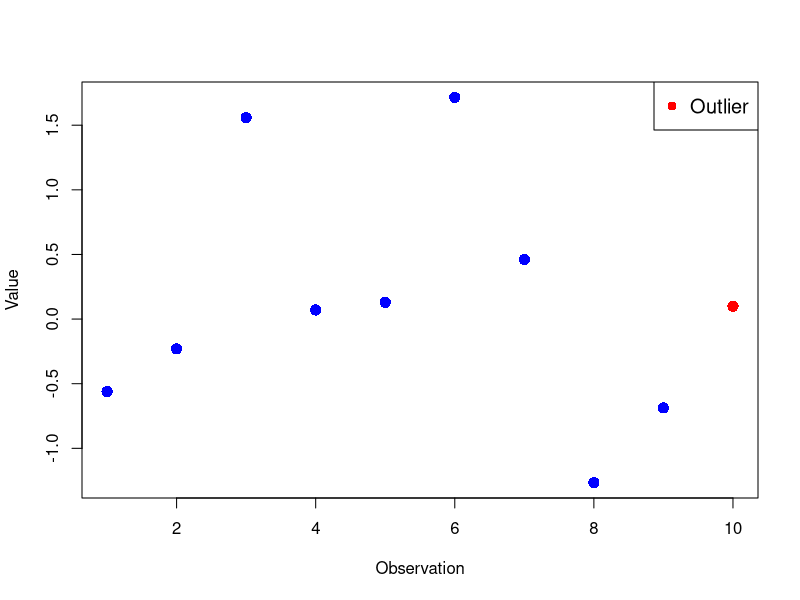

The R source for this figure:
# Removing outliers with adjusted criteria

#Type 1 error: Rejecting the null-hypothesis while it is true.
#Type 2 error: Failing to rejecting a null-hypothesis that is not true.
# QRPs are used to get the p-value below the alpha level aka p-hacking
# an outlier is 3 stddev above or below the mean
# selecting a particular criterion for the most desirable solution

# Simulate data with an outlier
set.seed(123)
data <- c(rnorm(9), 50)

# Identify the outlier using the median absolute deviation (MAD) method
mad <- median(abs(data - median(data)))
outlier <- which(abs(data - median(data)) > 3 * mad)

# Replace the outlier with the median of the data
data[outlier] <- median(data)

# Plot the data
plot(data, pch = 16, cex = 1.5, col = "blue", xlab = "Observation", ylab = "Value")
if (length(outlier) > 0) {
  points(outlier, data[outlier], pch = 16, cex = 1.5, col = "red")
  legend("topright", legend = "Outlier", pch = 16, col = "red", cex = 1.2)
}

